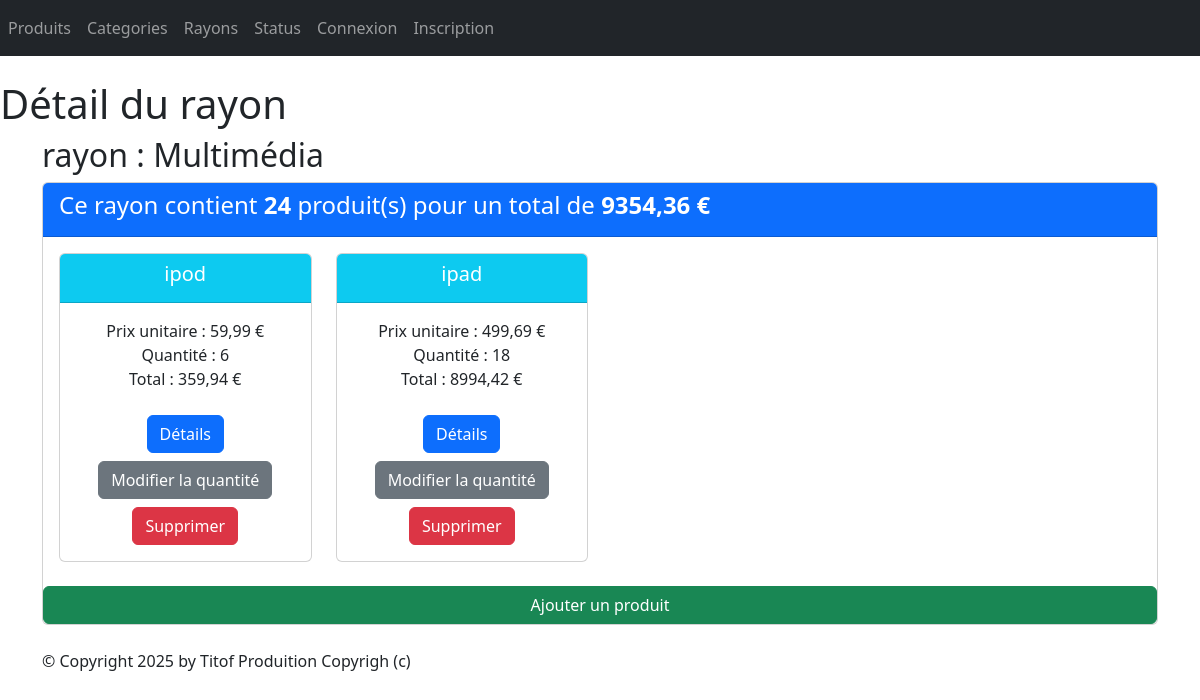
Page /monApp/rayon/3 on the committed database.
### monApp/models.py (models this page shows, shortened)
class Rayon(models.Model):
    idRayon = models.AutoField(primary_key=True)
    nomRayon = models.CharField(max_length=100)

class Produit(models.Model):
    refProd = models.AutoField(primary_key=True)
    intituleProd = models.CharField(max_length=200)
    prixUnitaireProd = models.DecimalField(max_digits=10, decimal_places=2)
    dateFabrication = models.DateField(default=date.today())
    categorie = models.ForeignKey(Categorie, on_delete=models.CASCADE, related_name="produit", null=True, blank=True)
    status = models.ForeignKey(Statut, on_delete=models.CASCADE, related_name="produit", null=True, blank=True)

### monApp/views.py (the view)
class RayonDetailView(DetailView):
    model = Rayon
    template_name = "monApp/detail_rayon.html"
    context_object_name = "rayon"
    def get_context_data(self, **kwargs):
        context = super(RayonDetailView, self).get_context_data(**kwargs)
        context['titremenu'] = "Détail du rayon"
        prdts_dt = []
        total_rayon = 0
        total_nb_produit = 0
        for contenir in self.object.contenir_rayon.all():
            total_produit = contenir.produits.prixUnitaireProd * contenir.qte
            prdts_dt.append({ 'produit': contenir.produits,
                'qte': contenir.qte,
                'prix_unitaire': contenir.produits.prixUnitaireProd,
                'total_produit': total_produit,
                'contenir_pk': contenir.pk,
            })
            total_rayon += total_produit
            total_nb_produit += contenir.qte
        context['prdts_dt'] = prdts_dt
        context['total_rayon'] = total_rayon
        context['total_nb_produit'] = total_nb_produit
        return context

### monApp/templates/monApp/detail_rayon.html
{% extends 'monApp/base.html' %}
{% block menu %}
<h1>{{titremenu}}</h1>
{% endblock %}
{% block contenu %}
<h2>rayon : {{ rayon.nomRayon }}</h2>
<div class="card mb-4">
    <div class="card-header bg-primary text-white">
        <h4>Ce rayon contient <strong> {{total_nb_produit}} </strong> produit(s) pour un total de
            <strong>{{total_rayon|floatformat:2 }} € </strong>
        </h4>
    </div>
    <div class="card-body">
        <div class="row">
            {% if prdts_dt %}
            {% for data in prdts_dt %}
            <div class="col-sm-3">
                <div class="card mb-2 text-center">
                    <div class="card-header bg-info text-white">
                        <h5 class="card-title">{{ data.produit.intituleProd }}</h5>
                    </div>
                    <div class="card-body">
                        <ul class="list-unstyled">
                            <li>Prix unitaire : {{data.prix_unitaire }} € </li>
                            <li>Quantité : {{data.qte }} </li>
                            <li>Total : {{ data.total_produit}} €</li>
                        </ul>
                        <a href="{% url 'prdt-dtl' data.produit.refProd %}" class="btn btn-primary mt-2">Détails</a>
                        <a href="{% url 'cntnr-chng' pk=data.contenir_pk %}" class="btn btn-secondary mt-2">Modifier la quantité</a>
                        <a href="{% url 'cntnr-dlt' pk=data.contenir_pk %}" class="btn btn-danger mt-2">Supprimer</a>
                    </div>
                </div>
            </div>
            {% endfor %}
        </div {% else %} <p class="text-muted">Aucun produit trouvé pour cette catégorie.</p>
        {% endif %}
    </div>
</div>
<a href="{% url 'cntnr-crt' rayon.idRayon %}" class="btn btn-success">Ajouter un produit </a>
{% endblock %}

### static/styles.css (style rules this page uses)
h1 { color: red; }

### rows in the picture
Rayon: nomRayon "Multimédia"
Produit: produit.intituleProd "ipod", prix_unitaire "59,99", qte "6", total_produit "359,94"
Produit: produit.intituleProd "ipad", prix_unitaire "499,69", qte "18", total_produit "8994,42"

### other values in the picture
{{ titremenu }} "Détail du rayon"
{{ total_nb_produit }} "24"
{{ total_rayon|floatformat:2 }} "9354,36"
